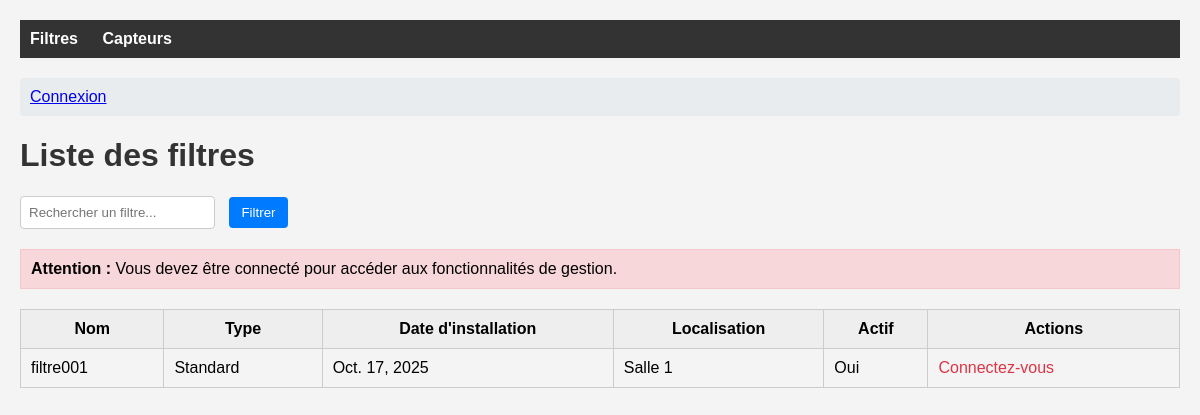
The page /dashboard/filtres/ on the database its author committed.
### monitoring/models.py (models this page shows, shortened)
class Filtre(models.Model):
    nom = models.CharField(max_length=100)
    salle = models.ForeignKey(Salle, on_delete=models.CASCADE, null=True, blank=True)
    type = models.CharField(max_length=50)
    date_installation = models.DateField()
    localisation = models.CharField(max_length=100)
    actif = models.BooleanField(default=True)
    vitesse = models.IntegerField(default=0)  # Vitesse en m/s
    broche_esp32 = models.IntegerField(default=0, help_text="broche GPIO sur l'esp32")  # Nouvelle ligne pour broche ESP32

### monitoring/views.py (the view, shortened to what this page needs)
# urls.py: path('dashboard/filtres/', page_filtres, name='page_filtres'),
def page_filtres(request):
    if request.method == 'POST' and not (request.user.is_authenticated and request.user.is_staff):
        return HttpResponseForbidden('Forbidden')
    query = request.GET.get('q', '')
    filtres = Filtre.objects.filter(nom__icontains=query) if query else Filtre.objects.all()
    return render(request, 'filtres.html', {'filtres': filtres, 'query': query})

### monitoring/templates/filtres.html (shortened to what this page needs)
{% load static %}
<!DOCTYPE html>
<html lang="fr">
<head>
</head>
<body>
    <nav>
        <a href="/dashboard/filtres/">Filtres</a>
        <a href="/dashboard/capteurs/">Capteurs</a>
    </nav>
    <div class="user-info">
        {% if user.is_authenticated %}
            Connecté en tant que : <strong>{{ user.username }}</strong>
            | Statut staff : <strong>{{ user.is_staff|yesno:"Oui,Non" }}</strong>
            | <a href="{% url 'admin:logout' %}">Déconnexion</a>
        {% else %}
            <a href="{% url 'admin:login' %}">Connexion</a>
        {% endif %}
    </div>
    <h1>Liste des filtres</h1>
    <form method="get">
        <input type="text" name="q" placeholder="Rechercher un filtre..." value="{{ query }}">
        <button type="submit">Filtrer</button>
    </form>
    {% if user.is_authenticated and user.is_staff %}
    <h2>Créer un nouveau filtre</h2>
    <form method="post">
        {% csrf_token %}
        <input type="text" name="nom" placeholder="Nom" required>
        <input type="text" name="type" placeholder="Type" required>
        <input type="date" name="date_installation" required>
        <input type="text" name="localisation" placeholder="Localisation" required>
        <label><input type="checkbox" name="actif" checked> Actif</label>
        <button type="submit">Créer</button>
    </form>
    {% elif user.is_authenticated %}
    <div style="background-color: #fff3cd; padding: 10px; border: 1px solid #ffeaa7; margin-bottom: 20px;">
        <strong>Information :</strong> Vous n'avez pas les permissions pour créer ou modifier des filtres.
        Contactez l'administrateur si vous avez besoin de droits supplémentaires.
    </div>
    {% else %}
    <div style="background-color: #f8d7da; padding: 10px; border: 1px solid #f5c6cb; margin-bottom: 20px;">
        <strong>Attention :</strong> Vous devez être connecté pour accéder aux fonctionnalités de gestion.
    </div>
    {% endif %}
    <table>
        <thead>
            <tr>
                <th>Nom</th>
                <th>Type</th>
                <th>Date d'installation</th>
                <th>Localisation</th>
                <th>Actif</th>
                <th>Actions</th>
            </tr>
        </thead>
        <tbody>
            {% for filtre in filtres %}
            <tr>
                <td>{{ filtre.nom }}</td>
                <td>{{ filtre.type }}</td>
                <td>{{ filtre.date_installation }}</td>
                <td>{{ filtre.localisation }}</td>
                <td>{{ filtre.actif|yesno:"Oui,Non" }}</td>
                <td>
                    {% if user.is_authenticated and user.is_staff %}
                    <form method="post" action="{% url 'page_filtres' %}" style="display:inline;" onsubmit="return confirmDelete();">
                        {% csrf_token %}
                        <input type="hidden" name="delete_id" value="{{ filtre.id }}">
                        <button type="submit" class="btn-delete">Supprimer</button>
                    </form>
                    <form method="get" action="/dashboard/filtres/update/{{ filtre.id }}/" style="display:inline;">
                        <button type="submit">Modifier</button>
                    </form>
                    {% elif user.is_authenticated %}
                    <span style="color: #6c757d; font-style: italic;">Lecture seule</span>
                    {% else %}
                    <span style="color: #dc3545;">Connectez-vous</span>
                    {% endif %}
                </td>
            </tr>
            {% empty %}
            <tr><td colspan="6">Aucun filtre enregistré.</td></tr>
            {% endfor %}
        </tbody>
    </table>
</body>
</html>

### monitoring/templates/filtres.html (style rules this page uses)
body { font-family: Arial, sans-serif; background-color: #f4f4f4; margin: 20px; }
h1, h2 { color: #333; }
nav { background-color: #333; padding: 10px; margin-bottom: 20px; }
nav a { color: white; text-decoration: none; margin-right: 20px; font-weight: bold; }
form { margin-bottom: 20px; }
input[type="text"], input[type="date"] { padding: 8px; margin-right: 10px; border: 1px solid #ccc; border-radius: 4px; }
button { padding: 8px 12px; background-color: #007bff; color: white; border: none; border-radius: 4px; cursor: pointer; }
table { width: 100%; border-collapse: collapse; margin-top: 10px; }
th, td { padding: 10px; border: 1px solid #ccc; }
th { background-color: #eee; }
.user-info { background-color: #e9ecef; padding: 10px; margin-bottom: 20px; border-radius: 4px; }

### rows shown on the page
Filtre: nom "filtre001", type "Standard", date_installation "Oct. 17, 2025", localisation "Salle 1", actif "Oui"
